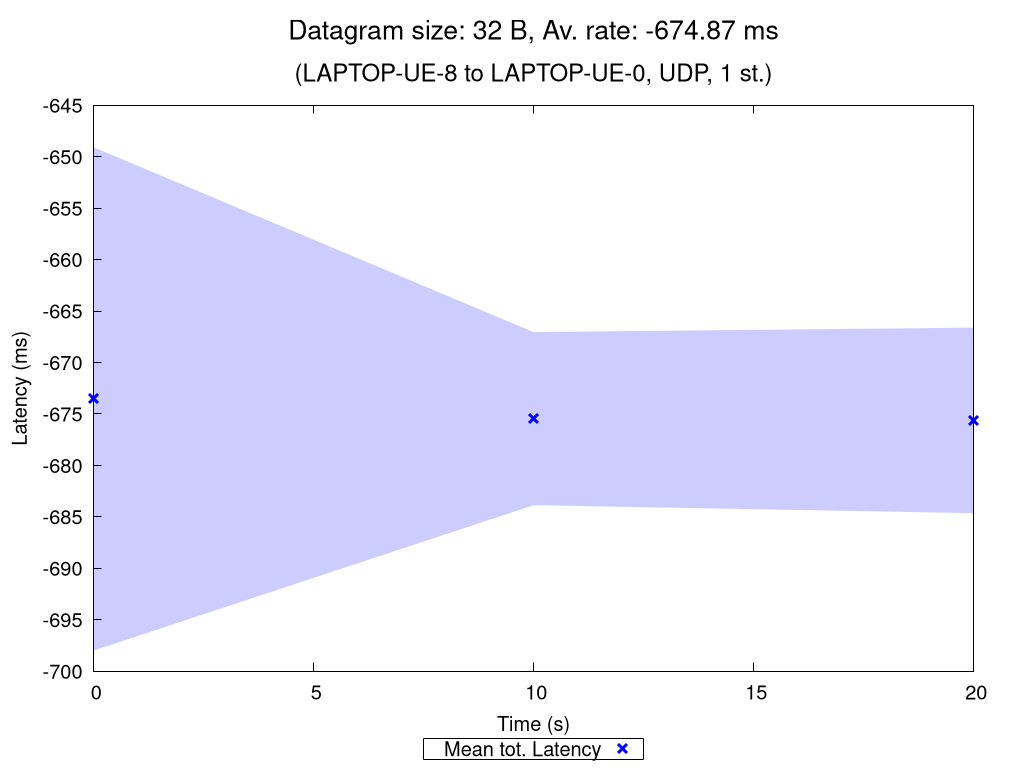

Generate this figure with gnuplot:
set terminal pngcairo nocrop enhanced size 1024,768 font "Verdana,15"
set output "UDP_1_st_2020_11_02_13-02-48_two2one_00032B.png"

set title "{/=20 Datagram size: 32 B, Av. rate: -674.87 ms}\n\n{/=18 (LAPTOP-UE-8 to LAPTOP-UE-0, UDP, 1 st.)}"

set xlabel "Time (s)"
set ylabel "Latency (ms)"
set ytics nomirror
set key bmargin center horizontal box samplen 1 width -1
set bmargin 4.6
set rmargin 4.5

rf = 1.0  # rate factor
set style fill transparent solid 0.2 noborder
set autoscale xfix
plot "UDP_1_st_2020_11_02_13-02-48_two2one_00032B_iperf_processed.dat" using 1:($2/rf-$3/rf):($2/rf+$3/rf) with filledcurves lc rgb "blue" notitle, \
     "" using 1:($2/rf) with points pt 2 ps 1.5 lw 3 lc rgb "blue" title "Mean tot. Latency", \
